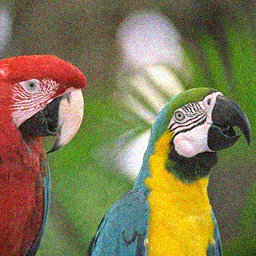
//> input picture SampleImage/color/Parrots+WhiteNoise.bmp, 256 x 256 px
$ ./main   (built with g++ and OpenCV 4)
//> lines starting //> are read from the running program, lines starting //| are printed output that depends on the picture
// No.11 : 近傍演算による画像処理(単純移動平均)
//
#include <stdio.h>
#include <math.h>
#include <opencv/highgui.h>
//#define M_E


// フィルタ係数等のフィルタのパラメータを保持する構造体
typedef struct {
    int size;           // フィルタの大きさ。テキストでいうところの w
    int widthStep;       // imageData[] と同様の方法で係数配列にアクセスが出来るようにするための変数
    double* weight;     // 係数の配列が入る
    double sigma;       // ガウシアンフィルタ用(σ)
} Operator;

// プロトタイプ宣言
IplImage* subImage(IplImage* subImg, IplImage* img, int x, int y, int w, int h);
unsigned char linearFilter(IplImage* subImg, int ch, Operator* ope);
void filterImage(IplImage* img1, IplImage* img2, Operator ope);
void makeMovingAverageOpe(Operator* ope);
void makeGaussianOpe(Operator* ope);


// 画像の一部分(画像ブロック)を切り出す
IplImage* subImage(IplImage* subImg, IplImage* img, int x, int y, int w, int h) {

    // いったん0で初期化(imgの幅や高さを超えた場合の対策)
    cvSetZero(subImg);

    for (int i = y; i < y + h && i < img->height; i++) {
        for (int j = x; j < x + w && j < img->width; j++) {
            for (int ch = 0; ch < img->nChannels; ch++) {
                subImg->imageData[(i - y) * subImg->widthStep + (j - x) * img->nChannels + ch] = img->imageData[img->widthStep * i + j * img->nChannels + ch];
            }
        }
    }
    return subImg;
}


// 畳み込み積分を行う (カラー／グレイスケール両対応のため、ch を指定。(BGRのチャネル毎に処理する))
// ※グレイスケール画像(nChannel=1) の場合は、ch は常に0
// ヒント: (x,y)の位置のフィルタ係数は、「　ope->weight[y * ope->widthStep + x]　」 としてアクセスできる
unsigned char linearFilter(IplImage* subImg, int ch, Operator* ope) {
    double sum = 0.0;

    for (int y = 0; y < subImg->height; y++) {
        for (int x = 0; x < subImg->width; x++) {
            // ここを作る!! ・・・のは無しにしました。
            sum += (unsigned char)subImg->imageData[y * subImg->widthStep + subImg->nChannels * x + ch] * ope->weight[y * ope->widthStep + x];
        }
    }
    return sum;
}

// img1 に ope で設定したフィルタをかけたものを img2 として出力
void filterImage(IplImage* img1, IplImage* img2, Operator ope) {

    IplImage* buff = cvCreateImage(cvSize(ope.size * 2 + 1, ope.size * 2 + 1), img1->depth, img1->nChannels);

    // 線形フィルタの場合は全てここ
    for (int y = ope.size; y < img1->height - ope.size - 1; y++) {
        for (int x = ope.size; x < img1->width - ope.size - 1; x++) {
            for (int ch = 0; ch < img2->nChannels; ch++) {    // グレイスケール／カラー両対応のためのループ
                img2->imageData[y * img2->widthStep + x * img2->nChannels + ch]
                    = linearFilter(subImage(buff, img1, x - ope.size, y - ope.size, ope.size * 2 + 1, ope.size * 2 + 1), ch, &ope);
            }
        }
    }
}


// フィルタ係数(weight)を表示する
void showWeight(Operator* ope) {
    printf("<<Operator>>\n");
    for (int y = 0; y < ope->widthStep; y++) {
        for (int x = 0; x < ope->widthStep; x++) {
            printf("[%01.4f] ", ope->weight[y * ope->widthStep + x]);
        }
        printf("\n");
    }
}


// 移動平均フィルタの係数を作る【この関数を完成する(ope-weight[] の各値を設定する)】
void makeMovingAverageOpe(Operator* ope) {
    ope->widthStep = ope->size * 2 + 1;
    ope->weight = (double*)malloc(sizeof(double) * ope->widthStep * ope->widthStep);

    // この部分で、ope->weight[] を設定する。
    // なお、ope->weight[] はすぐ上のmalloc()で生成している通り、 1次元配列なので、
    // IplImage の imageData でのアクセスと同様の方法(widthStep を使う)でアクセスする

    // ----

    for (int y = 0; y < ope->widthStep; y++) {
        for (int x = 0; x < ope->widthStep; x++) {
            ope->weight[(int)ope->widthStep * y + x] = 1.0 / ((2 * ope->size + 1) * (2 * ope->size + 1));
        }
    }
    // ----

    printf("MovingAverage :\n\tope.size = %d (%d x %d)\n", ope->size, ope->size * 2 + 1, ope->size * 2 + 1);
}


// ガウシアンフィルタの係数を作る【この関数を完成する(ope-weight[] の各値を設定する)】
void makeGaussianOpe(Operator* ope) {
    ope->widthStep = ope->size * 2 + 1;
    ope->weight = (double*)malloc(sizeof(double) * ope->widthStep * ope->widthStep);

    // ----
    // ここにコードを追加

    // ヒント : 以下のようなループを使うと楽(※この通りにしなくてもOK)
    int m, n;
    double sum = 0.0;
    for (int y = 0; y < ope->widthStep; y++) {
        for (int x = 0; x < ope->widthStep; x++) {
            m = x - ope->size;
            n = y - ope->size;
            ope->weight[(int)ope->widthStep * y + x] = exp(-(m * m + n * n) / (2 * (ope->sigma * ope->sigma)));
            sum += ope->weight[(int)ope->widthStep * y + x];
        }
    }
    for (int y = 0; y < ope->widthStep; y++) {
        for (int x = 0; x < ope->widthStep; x++) {
            ope->weight[(int)ope->widthStep * y + x] = ope->weight[(int)ope->widthStep * y + x] / sum;
        }
    }

        // ----

    printf("Gausisian :\n\tope.size = %d (%d x %d)\n\tope.sigma=%f\n", ope->size, ope->size * 2 + 1, ope->size * 2 + 1, ope->sigma);
}


void main(int argc, char* argv[])
{
    IplImage* img1;
    IplImage* img2;
    Operator ope;

    // [17 lines of commented-out code are left out]

    char fn[] = "C:/Users/hotar/Documents/Git/ImageProcessing/SampleImage/color/Parrots+WhiteNoise.bmp"; // Drag&Dropで処理する場合は　②ここをコメントアウトする


    // 画像データの読み込み
    if ((img1 = cvLoadImage(fn, CV_LOAD_IMAGE_UNCHANGED)) == NULL) {   // 読み込んだ画像はカラーの場合も、グレイスケール画像の場合もある
        printf("画像ファイルの読み込みに失敗しました。\n");
        return;
    }
//> img1 is the input picture: 256 rows x 256 cols, CV_8UC3; mean B, G, R 81.7, 120.8, 129.1
    // 読み込んだ画像の表示
    cvNamedWindow("Original");
    cvShowImage("Original", img1);
    printf("File Name = %s\n", fn);

    img2 = cvCreateImage(cvSize(img1->width, img1->height), img1->depth, img1->nChannels);   // 読み込んだ画像と同じ大きさの画像を生成;

    // -------------------------------------------------------------
    cvSetZero(img2);   // 0(黒)で初期化しておく


    ope.size = 2;  // ここを調整 -- 単純移動平均
    makeMovingAverageOpe(&ope);   // ここで移動平均用の係数等のパラメータを作成。
    showWeight(&ope);             // 作成したフィルタ係数を表示

    filterImage(img1, img2, ope);
//> after the loop in filterImage, `for (int y = ope.size; y < img1->height - ope.size - 1; y++)`:
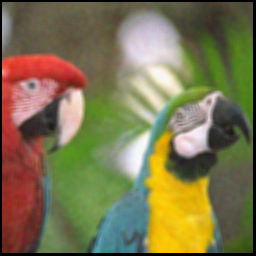
//> img2: 256 rows x 256 cols, CV_8UC3; mean B, G, R 78.8, 116.5, 124.5
    cvNamedWindow("Moving Average");
    cvShowImage("Moving Average", img2);

    printf("\n");
    // -------------------------------------------------------------
    cvSetZero(img2);   // 一旦消す
//> img2: 256 rows x 256 cols, CV_8UC3; every value is 0

    ope.size = 1.0;      // ここを調整(1) -- ガウシアン
    ope.sigma = 2.0;   // ここを調整(2) -- ガウシアン
    makeGaussianOpe(&ope);        // ここでガウシアンフィルタ用の係数等のパラメータを作成。
//> in makeGaussianOpe, `ope->widthStep = ope->size * 2 + 1;`: ope->widthStep = 3
//> the loop in makeGaussianOpe, `for (int y = 0; y < ope->widthStep; y++)` made 3 passes
//> sum on passes 1 to 3: 2.44, 5.21, 7.65
//> after the loop in makeGaussianOpe, `for (int y = 0; y < ope->widthStep; y++)`: m = 1; sum = 7.65
//> the loop in makeGaussianOpe, `for (int y = 0; y < ope->widthStep; y++)` made 3 passes
//| Gausisian :
//| 	ope.size = 1 (3 x 3)
//| 	ope.sigma=2.000000
    showWeight(&ope);             // 作成したフィルタ係数を表示
//> the loop in showWeight (call 2), `for (int y = 0; y < ope->widthStep; y++)` made 3 passes

    filterImage(img1, img2, ope);
//> after the loop in filterImage (call 2), `for (int y = ope.size; y < img1->height - ope.size - 1; y++)`:
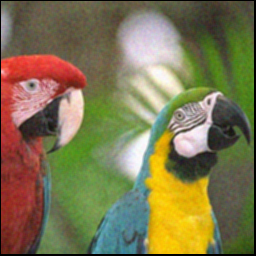
//> img2: 256 rows x 256 cols, CV_8UC3; mean B, G, R 79.8, 117.9, 126.2
    cvNamedWindow("Gaussian");
    cvShowImage("Gaussian", img2);

    cvWaitKey(0);
    cvDestroyAllWindows();
}

$ run again, with SampleImage/color/Aerial.bmp copied over SampleImage/color/Parrots+WhiteNoise.bmp
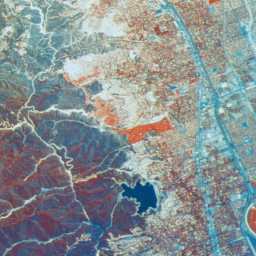
//> input picture SampleImage/color/Aerial.bmp, 256 x 256 px
//> img1 is the input picture: 256 rows x 256 cols, CV_8UC3; mean B, G, R 145.7, 144.1, 134.9
//> after the loop in filterImage, `for (int y = ope.size; y < img1->height - ope.size - 1; y++)`:
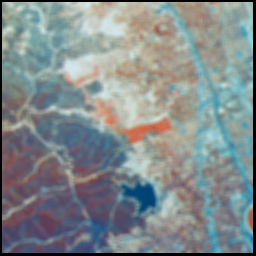
//> img2: 256 rows x 256 cols, CV_8UC3; mean B, G, R 139.6, 138.1, 129.4
//> in makeGaussianOpe, `ope->widthStep = ope->size * 2 + 1;`: ope->widthStep = 3
//> the loop in makeGaussianOpe, `for (int y = 0; y < ope->widthStep; y++)` made 3 passes
//> sum on passes 1 to 3: 2.44, 5.21, 7.65
//> after the loop in makeGaussianOpe, `for (int y = 0; y < ope->widthStep; y++)`: m = 1; sum = 7.65
//> the loop in makeGaussianOpe, `for (int y = 0; y < ope->widthStep; y++)` made 3 passes
//| Gausisian :
//| 	ope.size = 1 (3 x 3)
//| 	ope.sigma=2.000000
//> the loop in showWeight (call 2), `for (int y = 0; y < ope->widthStep; y++)` made 3 passes
//> after the loop in filterImage (call 2), `for (int y = ope.size; y < img1->height - ope.size - 1; y++)`:
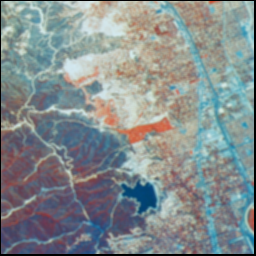
//> img2: 256 rows x 256 cols, CV_8UC3; mean B, G, R 141.8, 140.3, 131.5

$ run again, with SampleImage/color/Balloon.bmp copied over SampleImage/color/Parrots+WhiteNoise.bmp
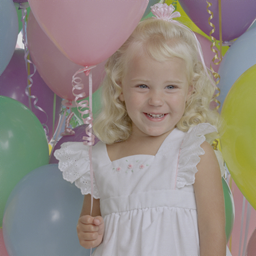
//> input picture SampleImage/color/Balloon.bmp, 256 x 256 px
//> img1 is the input picture: 256 rows x 256 cols, CV_8UC3; mean B, G, R 131.5, 137.9, 146.4
//> after the loop in filterImage, `for (int y = ope.size; y < img1->height - ope.size - 1; y++)`:
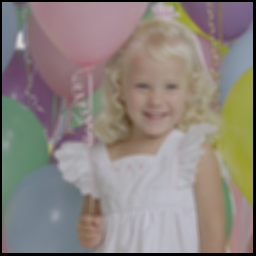
//> img2: 256 rows x 256 cols, CV_8UC3; mean B, G, R 126.2, 132.1, 140.5
//> in makeGaussianOpe, `ope->widthStep = ope->size * 2 + 1;`: ope->widthStep = 3
//> the loop in makeGaussianOpe, `for (int y = 0; y < ope->widthStep; y++)` made 3 passes
//> sum on passes 1 to 3: 2.44, 5.21, 7.65
//> after the loop in makeGaussianOpe, `for (int y = 0; y < ope->widthStep; y++)`: m = 1; sum = 7.65
//> the loop in makeGaussianOpe, `for (int y = 0; y < ope->widthStep; y++)` made 3 passes
//| Gausisian :
//| 	ope.size = 1 (3 x 3)
//| 	ope.sigma=2.000000
//> the loop in showWeight (call 2), `for (int y = 0; y < ope->widthStep; y++)` made 3 passes
